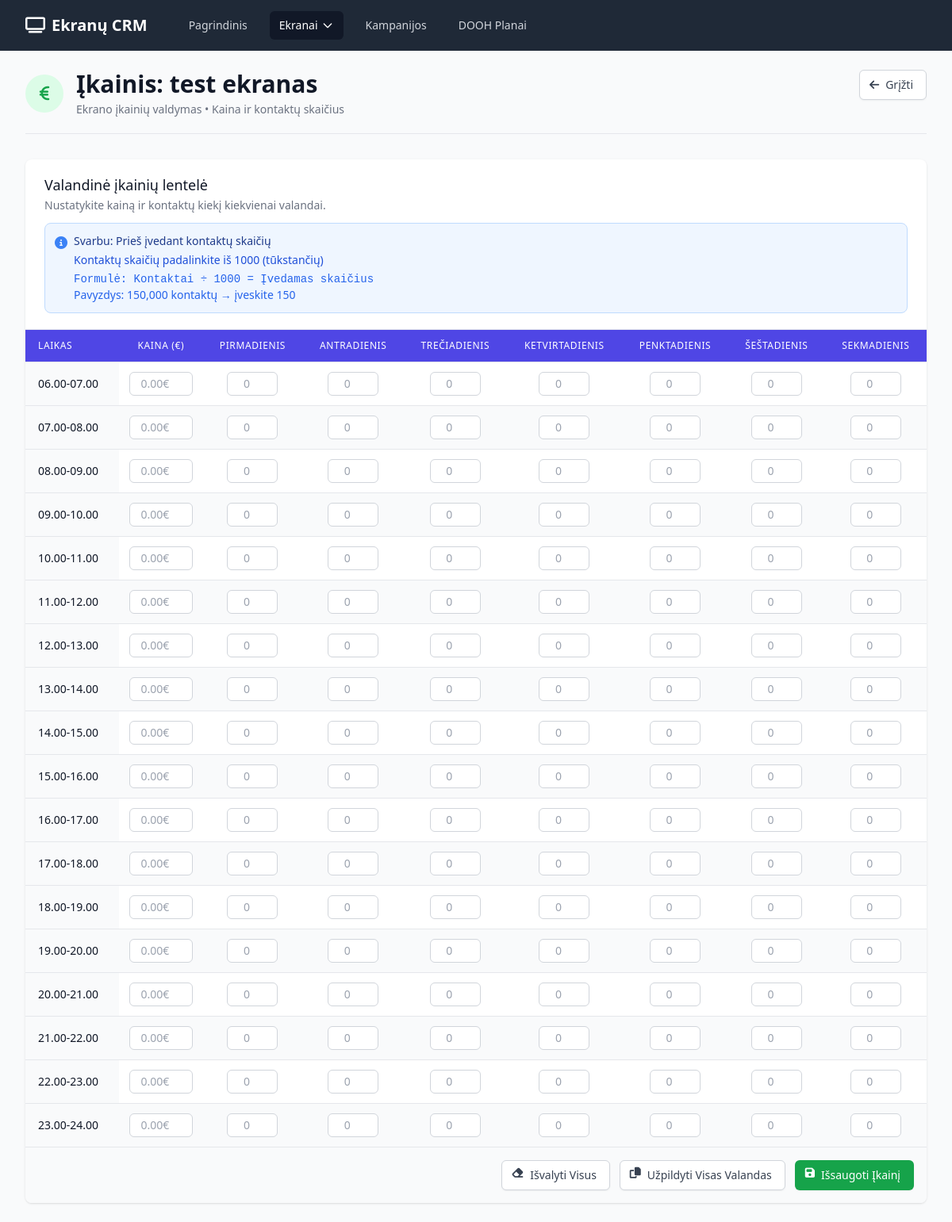
The app's page /screen/1/pricing, older data.
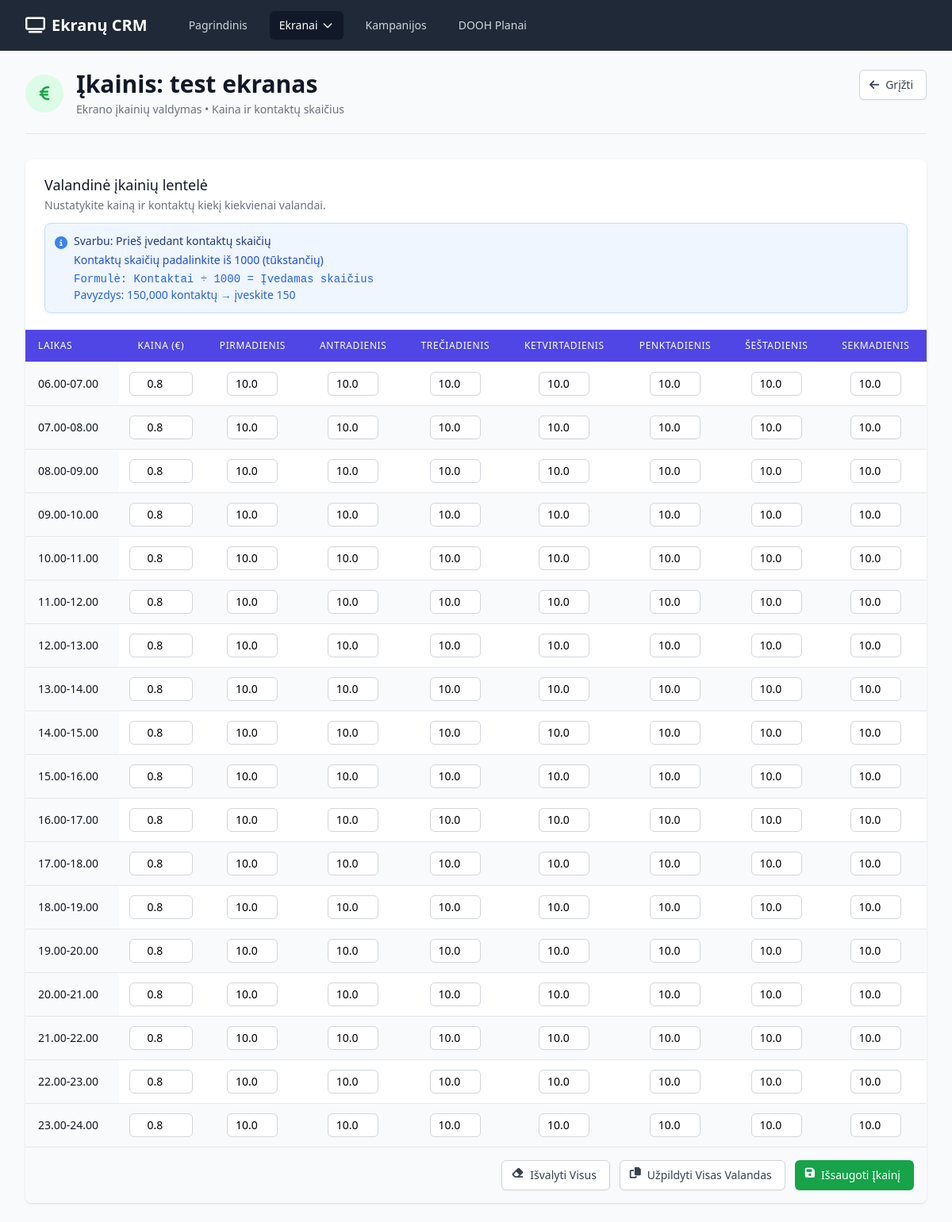
The same page, newer data.
### app.py (models this page shows)
class ScreenPricing(db.Model):
    id = db.Column(db.Integer, primary_key=True)
    screen_id = db.Column(db.Integer, db.ForeignKey('screen.id'), nullable=False)
    hour = db.Column(db.Integer, nullable=False)  # 0-23
    price = db.Column(db.Float)  # Single price field
    contacts_mon = db.Column(db.Float)
    contacts_tue = db.Column(db.Float)
    contacts_wed = db.Column(db.Float)
    contacts_thu = db.Column(db.Float)
    contacts_fri = db.Column(db.Float)
    contacts_sat = db.Column(db.Float)
    contacts_sun = db.Column(db.Float)
    __table_args__ = (db.UniqueConstraint('screen_id', 'hour'),)

### app.py (the view, shortened to what this page needs)
@app.route('/screen/<int:id>/pricing', methods=['GET', 'POST'])
def screen_pricing(id):
    screen = Screen.query.get_or_404(id)
    pricing_data = {}
    for pricing in screen.pricing_hours:
        pricing_data[pricing.hour] = {
            'price': pricing.price,
            'contacts_mon': pricing.contacts_mon,
            'contacts_tue': pricing.contacts_tue,
            'contacts_wed': pricing.contacts_wed,
            'contacts_thu': pricing.contacts_thu,
            'contacts_fri': pricing.contacts_fri,
            'contacts_sat': pricing.contacts_sat,
            'contacts_sun': pricing.contacts_sun
        }
    return render_template('screen_pricing.html', screen=screen, pricing_data=pricing_data)

### templates/screen_pricing.html (shortened to what the changed rows need)
{% extends "base.html" %}
{% block content %}
<div class="pb-5 border-b border-gray-200 mb-8">
    <div class="flex justify-between items-start">
        <div class="flex items-center">
            <div>
                <h1 class="text-3xl font-bold text-gray-900">Įkainis: {{ screen.name }}</h1>
            </div>
        </div>
    </div>
</div>
<div class="bg-white shadow overflow-hidden sm:rounded-lg">
    <div class="border-t border-gray-200">
        <form method="POST">
            <div class="overflow-x-auto">
                <table class="min-w-full divide-y divide-gray-200">
                    <thead class="bg-indigo-600">
                        <tr>
                            <th scope="col" class="px-4 py-3 text-left text-xs font-medium text-white uppercase tracking-wider">Laikas</th>
                            <th scope="col" class="px-4 py-3 text-center text-xs font-medium text-white uppercase tracking-wider">Kaina (€)</th>
                            <th scope="col" class="px-4 py-3 text-center text-xs font-medium text-white uppercase tracking-wider">Pirmadienis</th>
                            <th scope="col" class="px-4 py-3 text-center text-xs font-medium text-white uppercase tracking-wider">Antradienis</th>
                            <th scope="col" class="px-4 py-3 text-center text-xs font-medium text-white uppercase tracking-wider">Trečiadienis</th>
                            <th scope="col" class="px-4 py-3 text-center text-xs font-medium text-white uppercase tracking-wider">Ketvirtadienis</th>
                            <th scope="col" class="px-4 py-3 text-center text-xs font-medium text-white uppercase tracking-wider">Penktadienis</th>
                            <th scope="col" class="px-4 py-3 text-center text-xs font-medium text-white uppercase tracking-wider">Šeštadienis</th>
                            <th scope="col" class="px-4 py-3 text-center text-xs font-medium text-white uppercase tracking-wider">Sekmadienis</th>
                        </tr>
                    </thead>
                    <tbody class="bg-white divide-y divide-gray-200">
                        {% for hour in range(6, 24) %}
                        <tr class="{% if loop.index0 % 2 == 0 %}bg-white{% else %}bg-gray-50{% endif %}">
                            <td class="px-4 py-3 whitespace-nowrap text-sm font-medium text-gray-900 bg-gray-50">
                                {{ "%02d"|format(hour) }}.00-{{ "%02d"|format(hour + 1) }}.00
                            </td>
                            <td class="px-2 py-3 whitespace-nowrap text-center">
                                <input type="number"
                                       class="w-20 px-2 py-1 text-sm text-center border border-gray-300 rounded-md focus:ring-indigo-500 focus:border-indigo-500"
                                       min="0"
                                       step="0.01"
                                       name="price_{{ hour }}"
                                       value="{{ pricing_data.get(hour, {}).get('price', '') }}"
                                       placeholder="0.00€">
                            </td>
                            <td class="px-2 py-3 whitespace-nowrap text-center">
                                <input type="number"
                                       class="w-16 px-2 py-1 text-sm text-center border border-gray-300 rounded-md focus:ring-indigo-500 focus:border-indigo-500"
                                       min="0"
                                       step="0.001"
                                       name="contacts_{{ hour }}_mon"
                                       value="{{ pricing_data.get(hour, {}).get('contacts_mon', '') }}"
                                       placeholder="0"
                                       title="Kontaktai tūkstančiais">
                            </td>
                            <td class="px-2 py-3 whitespace-nowrap text-center">
                                <input type="number"
                                       class="w-16 px-2 py-1 text-sm text-center border border-gray-300 rounded-md focus:ring-indigo-500 focus:border-indigo-500"
                                       min="0"
                                       step="0.001"
                                       name="contacts_{{ hour }}_tue"
                                       value="{{ pricing_data.get(hour, {}).get('contacts_tue', '') }}"
                                       placeholder="0"
                                       title="Kontaktai tūkstančiais">
                            </td>
                            <td class="px-2 py-3 whitespace-nowrap text-center">
                                <input type="number"
                                       class="w-16 px-2 py-1 text-sm text-center border border-gray-300 rounded-md focus:ring-indigo-500 focus:border-indigo-500"
                                       min="0"
                                       step="0.001"
                                       name="contacts_{{ hour }}_wed"
                                       value="{{ pricing_data.get(hour, {}).get('contacts_wed', '') }}"
                                       placeholder="0"
                                       title="Kontaktai tūkstančiais">
                            </td>
                            <td class="px-2 py-3 whitespace-nowrap text-center">
                                <input type="number"
                                       class="w-16 px-2 py-1 text-sm text-center border border-gray-300 rounded-md focus:ring-indigo-500 focus:border-indigo-500"
                                       min="0"
                                       step="0.001"
                                       name="contacts_{{ hour }}_thu"
                                       value="{{ pricing_data.get(hour, {}).get('contacts_thu', '') }}"
                                       placeholder="0"
                                       title="Kontaktai tūkstančiais">
                            </td>
                            <td class="px-2 py-3 whitespace-nowrap text-center">
                                <input type="number"
                                       class="w-16 px-2 py-1 text-sm text-center border border-gray-300 rounded-md focus:ring-indigo-500 focus:border-indigo-500"
                                       min="0"
                                       step="0.001"
                                       name="contacts_{{ hour }}_fri"
                                       value="{{ pricing_data.get(hour, {}).get('contacts_fri', '') }}"
                                       placeholder="0"
                                       title="Kontaktai tūkstančiais">
                            </td>
                            <td class="px-2 py-3 whitespace-nowrap text-center">
                                <input type="number"
                                       class="w-16 px-2 py-1 text-sm text-center border border-gray-300 rounded-md focus:ring-indigo-500 focus:border-indigo-500"
                                       min="0"
                                       step="0.001"
                                       name="contacts_{{ hour }}_sat"
                                       value="{{ pricing_data.get(hour, {}).get('contacts_sat', '') }}"
                                       placeholder="0"
                                       title="Kontaktai tūkstančiais">
                            </td>
                            <td class="px-2 py-3 whitespace-nowrap text-center">
                                <input type="number"
                                       class="w-16 px-2 py-1 text-sm text-center border border-gray-300 rounded-md focus:ring-indigo-500 focus:border-indigo-500"
                                       min="0"
                                       step="0.001"
                                       name="contacts_{{ hour }}_sun"
                                       value="{{ pricing_data.get(hour, {}).get('contacts_sun', '') }}"
                                       placeholder="0"
                                       title="Kontaktai tūkstančiais">
                            </td>
                        </tr>
                        {% endfor %}
                    </tbody>
                </table>
            </div>
        </form>
    </div>
</div>
{% endblock %}

Row changes from the older to the newer data that the page shows:
added ScreenPricing: get "0.8", get "10.0", get "10.0", get "10.0", get "10.0", get "10.0", get "10.0", get "10.0"
added ScreenPricing: get "0.8", get "10.0", get "10.0", get "10.0", get "10.0", get "10.0", get "10.0", get "10.0"
added ScreenPricing: get "0.8", get "10.0", get "10.0", get "10.0", get "10.0", get "10.0", get "10.0", get "10.0"
added ScreenPricing: get "0.8", get "10.0", get "10.0", get "10.0", get "10.0", get "10.0", get "10.0", get "10.0"
added ScreenPricing: get "0.8", get "10.0", get "10.0", get "10.0", get "10.0", get "10.0", get "10.0", get "10.0"
added ScreenPricing: get "0.8", get "10.0", get "10.0", get "10.0", get "10.0", get "10.0", get "10.0", get "10.0"
added ScreenPricing: get "0.8", get "10.0", get "10.0", get "10.0", get "10.0", get "10.0", get "10.0", get "10.0"
added ScreenPricing: get "0.8", get "10.0", get "10.0", get "10.0", get "10.0", get "10.0", get "10.0", get "10.0"
added ScreenPricing: get "0.8", get "10.0", get "10.0", get "10.0", get "10.0", get "10.0", get "10.0", get "10.0"
added ScreenPricing: get "0.8", get "10.0", get "10.0", get "10.0", get "10.0", get "10.0", get "10.0", get "10.0"
added ScreenPricing: get "0.8", get "10.0", get "10.0", get "10.0", get "10.0", get "10.0", get "10.0", get "10.0"
added ScreenPricing: get "0.8", get "10.0", get "10.0", get "10.0", get "10.0", get "10.0", get "10.0", get "10.0"
added ScreenPricing: get "0.8", get "10.0", get "10.0", get "10.0", get "10.0", get "10.0", get "10.0", get "10.0"
added ScreenPricing: get "0.8", get "10.0", get "10.0", get "10.0", get "10.0", get "10.0", get "10.0", get "10.0"
added ScreenPricing: get "0.8", get "10.0", get "10.0", get "10.0", get "10.0", get "10.0", get "10.0", get "10.0"
added ScreenPricing: get "0.8", get "10.0", get "10.0", get "10.0", get "10.0", get "10.0", get "10.0", get "10.0"
added ScreenPricing: get "0.8", get "10.0", get "10.0", get "10.0", get "10.0", get "10.0", get "10.0", get "10.0"
added ScreenPricing: get "0.8", get "10.0", get "10.0", get "10.0", get "10.0", get "10.0", get "10.0", get "10.0"
